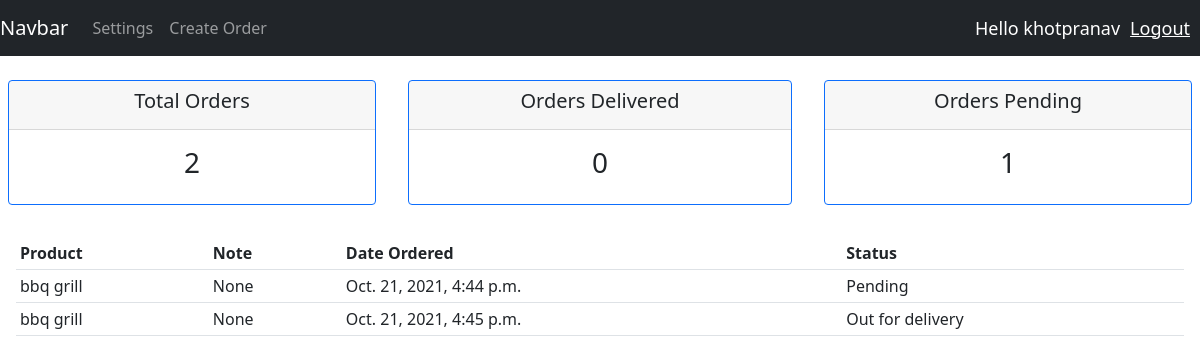
The app's page /user/ (signed in), older data.
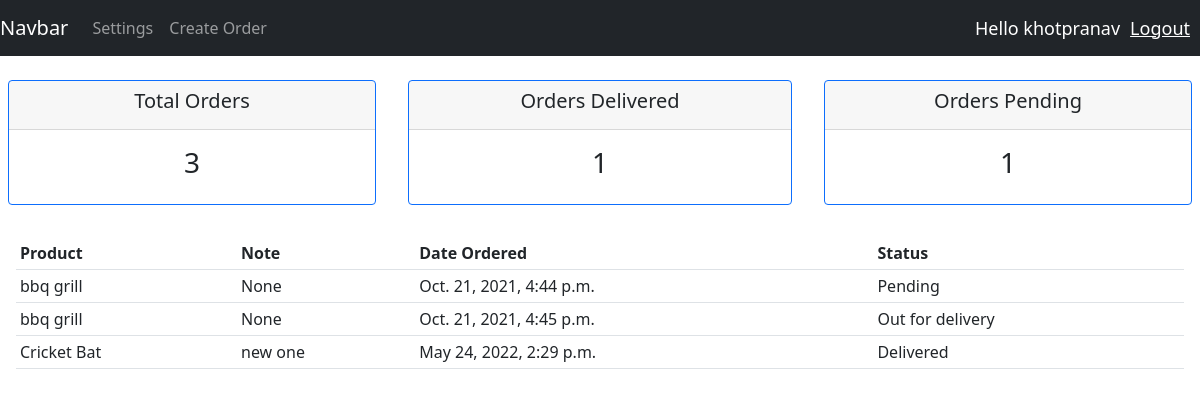
The same page, newer data.
### cms_app/models.py (models this page shows, shortened)
class Order(models.Model):
    STATUS=(
        ('Pending','Pending'),
        ('Out for delivery','Out for delivery'),
        ('Delivered','Delivered')
    )
    customer=models.ForeignKey(Customer,on_delete=models.SET_NULL,null=True)
    product=models.ForeignKey(Product,on_delete=models.SET_NULL,null=True)
    date_created=models.DateTimeField(auto_now_add=True,null=True)
    note=models.CharField(max_length=300,null=True)
    status=models.CharField(max_length=100,null=True,choices=STATUS)

class Product(models.Model):
    CATEGORY=(
        ('Indoor','Indoor'),
        ('Outdoor','Outdoor')
    )
    name=models.CharField(max_length=100,null=True)
    price=models.FloatField(null=True)
    category=models.CharField(max_length=100,null=True,choices=CATEGORY)
    desc=models.CharField(max_length=100,null=True,blank=True)
    date_created=models.DateTimeField(auto_now_add=True,null=True)
    tags=models.ManyToManyField(Tag)
    def __str__(self):
        return self.name

### cms_app/decorators.py (the view)
         def wrapper_func(request,*args, **kwargs):
             group=None
             if request.user.groups.exists():
                 group=request.user.groups.all()[0].name
             if group in allowed_roles:
                return view_func(request,*args, **kwargs)
             else:
                return HttpResponse("You are not authorized")

### cms_app/views.py (called while the page is built)
@login_required(login_url='login')
@allowed_user(allowed_roles=['customer'])
def UserPage(request):
    orders=request.user.customer.order_set.all()
    total_orders=orders.count()
    orders_delivered=orders.filter(status='Delivered').count()
    orders_pending=orders.filter(status='Pending').count()
    context={'orders':orders,'total_orders':total_orders,'orders_delivered':orders_delivered,'orders_pending':orders_pending}
    return render(request,'cms_app/user.html',context)

### cms_app/templates/cms_app/user.html
{% extends 'cms_app/main.html' %}
    {% block content %}
    {% include 'cms_app/status.html' %}
    <div class="row">
        <div class="col-md">
            <div class="card-body">
                <table class="table table-sm">
                    <tr>
                        <th>Product</th>
                        <th>Note</th>
                        <th>Date Ordered</th>
                        <th>Status</th>
                    </tr>
                    {% for order in orders %}
                    <tr>
                        <td>{{order.product}}</td>
                        <td>{{order.note}}</td>
                        <td>{{order.date_created}}</td>
                        <td>{{order.status}}</td>
                    </tr>
                    {% endfor %}
                </table>
            </div>
        </div>
    </div>
    {% endblock %}

Row changes from the older to the newer data that the page shows:
added Order: product "Cricket Bat", note "new one", date_created "May 24, 2022, 2:29 p.m.", status "Delivered"
Text that changed along with them:
{{ total_orders }}: "2" → "3"
{{ orders_delivered }}: "0" → "1"
